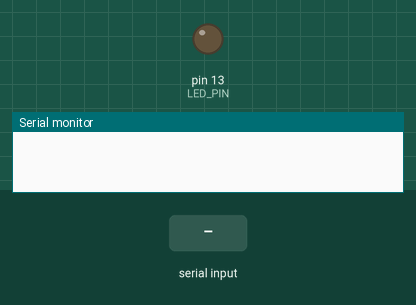
Recording of a sketch running on a simulated Arduino Uno, built with avr-gcc and run on an emulated ATmega328P. Parts: output pins drawn as LEDs (lit = HIGH), the last lines printed to the serial monitor. Inputs (shaded band) come from the test bench. Random numbers use the default seed unless the sketch sets one.

Above: at 1.2 s.
1.3 s: "START\n" received over Serial
At 5.8 s:
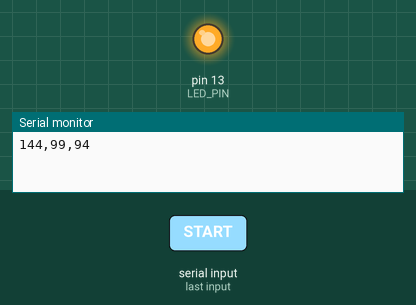
Timing chart, 0 to 10.8 s (numbered marks = the images above; inputs shaded):
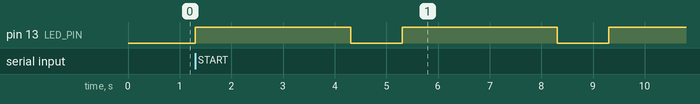

Measured:
- after the input at 1.3 s, pin 13 (LED_PIN): alternates HIGH for 3.0 s and LOW for 1.0 s, starting at once

The sketch:

blodtryk.ino
```cpp
#define LED_PIN 13

void setup() {
  Serial.begin(9600);           //Starter kommunikation mellem arduino og hjemmesiden med en hastighed på 9600 bit/s
  pinMode(LED_PIN, OUTPUT);     //Sætter pin 13 til at være output
  digitalWrite(LED_PIN, LOW);   //Sørger for, at LED'en er slukket ved opstart
  randomSeed(analogRead(A0));   //Intialiserer den tilfældige talgenerator
}

void loop() {
  if (Serial.available()) {                           //Hvis der er modtaget data
    String kommando = Serial.readStringUntil('\n');   //Læs kommandoen
    if (kommando == "START") {                        //Hvis kommandoen er START

      // Udfør tre målinger
      for (int maaling = 1; maaling <= 3; maaling += 1) {   //Vi tæller fra 1 til og med 3 (tælleren øges med 1 hver gang)

        digitalWrite(LED_PIN, HIGH);
        delay(3000);

        int systolisk = random(140, 160);   //Let forhøjet. Normalt systolisk er 100-139
        int diastolisk = random(90, 100);   //Let forhøjet. Normalt diastolisk er 60-89
        int puls = random(80, 110);         //Interval for let forhøjet blodtryk (puls)

        Serial.print(systolisk);
        Serial.print(",");
        Serial.print(diastolisk);
        Serial.print(",");
        Serial.println(puls);

        digitalWrite(LED_PIN, LOW);

        if (maaling < 3) {   //Laver kun pause hvis det ikke er sidste måling
          delay(1000);
        }
      }

      Serial.println("FÆRDIG");
    }
  }
}
```
